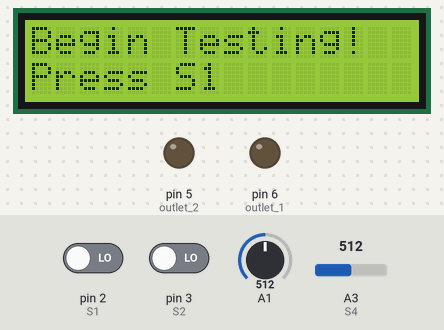
The sketch below on a simulated Arduino Uno, built with avr-gcc and run on an emulated ATmega328P. Shown: 16×2 character LCD, output pins drawn as LEDs (lit = HIGH). The inputs (shaded band) are chosen by the test bench; at power-on: pin 2 (S1) LOW, pin 3 (S2) LOW, A1 = 512, A3 (S4) = 512. What the sketch prints to the serial monitor is not drawn. At 6.1 s the program stops and its outputs stay as they are.

Above: at 1.2 s.
1.3 s: pin 2 (S1) driven HIGH
At 2.5 s:
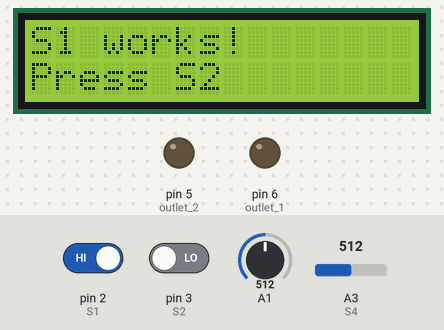
2.8 s: pin 3 (S2) driven HIGH
At 3.5 s:
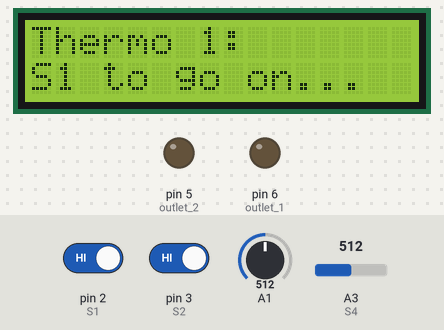
4.5 s: pin 2 (S1) driven LOW
At 5.4 s:
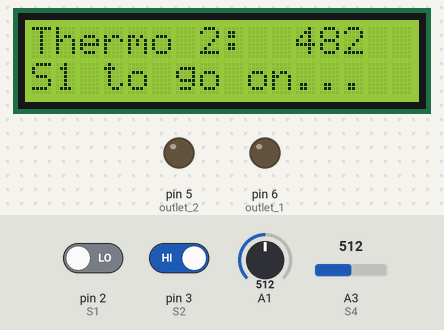
6.0 s: pin 2 (S1) driven HIGH
At 6.4 s:
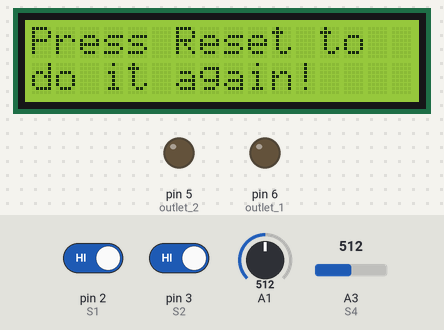
Timing chart, 0 to 7.6 s (numbered marks = the images above; inputs shaded):
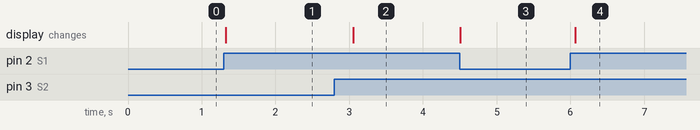

Measured:
- after the input at 1.3 s, the display: changes at once (image 1)
- after the input at 2.8 s, the display: changes after 0.25 s (image 2)
- after the input at 4.5 s, the display: changes at once (image 3)
- after the input at 6.0 s, the display: changes after 0.07 s (image 4)

The sketch:

TestingCode.ino
```cpp
/*
Quick sketch for testing the features of the Portlet

 by Mech Tech Labs

www.mechtechlab.com

*/

// include the library code for testing the LCD:
#include <LiquidCrystal.h>

// handy globals for the various pins
//Buttons
const int S1 = 2;
const int S2 = 3;
const int S3 = A2;
const int S4 = A3;

//ints to be a digital threshold for using analogs for buttons
const int S3_limit = 500;
const int S4_limit = 500;

// outlet controlling pins
const int outlet_1 = 6;
const int outlet_2 = 5;

// LED backlight
const int LED = 13;

// thermocouple inputs
const int A = A0;
const int B = A1;

// initialize the library with the numbers of the interface pins
LiquidCrystal lcd(11, 12, 7, 8, 9, 10);

void setup() {
  // set up the LCD's number of columns and rows:
  lcd.begin(16, 2);
  // intialize the serial port for extra communication
  Serial.begin(9600);
  // Print a message to the LCD.
  lcd.print("Begin Testing!");
  Serial.println("Begin Testing!");

  //set up the switches
  pinMode(S1, INPUT);
  pinMode(S2, INPUT);
  // remember S3 and S4 are put on analog inputs

  //outlet control
  pinMode(outlet_1, OUTPUT);
  pinMode(outlet_2, OUTPUT);

}

void test_buttons(){
    // set the cursor to column 0, line 1
  lcd.setCursor(0, 1);

  // print the first step
  lcd.print("Press S1");
  Serial.println("Press S1");
  // wait for S1 to be pressed
  while(digitalRead(S1) == LOW);
  // display success
  lcd.clear();
  lcd.setCursor(0, 0);
  lcd.print("S1 works!");
  Serial.println("S1 works!");

  //prepare for the next step
  lcd.setCursor(0, 1);
  lcd.print("Press S2");
  Serial.println("Press S2");
  // wait for S2 to be pressed
  while(digitalRead(S2) == LOW);
  // display success
  lcd.clear();
  lcd.setCursor(0, 0);
  lcd.print("S2 works!");
  Serial.println("S2 works!");

  //prepare for the next step
  lcd.setCursor(0, 1);
  lcd.print("Press S3");
  Serial.println("Press S3");
  //wait for S3 to be pressed
  while(analogRead(S3) < S3_limit);
  //display success
  lcd.clear();
  lcd.setCursor(0, 0);
  lcd.print("S3 works!");
  Serial.println("S3 works!");

  //prepare for the next step
  lcd.setCursor(0, 1);
  lcd.print("Press S4");
  Serial.println("Press S4");
  // wait for S2 to be pressed
  while(analogRead(S4) < S4_limit);
  // display success
  lcd.clear();
  lcd.setCursor(0, 0);
  lcd.print("S4 works!");
  Serial.println("S4 works!");

  // and advance to the next step
  lcd.setCursor(0, 1);
  lcd.print("S1 to move on...");
  Serial.println("S1 to move on...");
  while(digitalRead(S1) == LOW);
}

void test_outlets(){
  // prepare display
  lcd.clear();
  lcd.setCursor(0, 0);

  // start by toggling outlet_1
  lcd.print("To test outlet 1");
  Serial.println("To test outlet 1");
  lcd.setCursor(0, 1);
  lcd.print("press S4");
  Serial.println("press S4");
  //wait for S4 to be pressed
  while(analogRead(S4) < S4_limit);

  lcd.clear();
  lcd.setCursor(0, 0);
  lcd.print("S1 to hear click");
  Serial.println("S1 to hear click");
  lcd.setCursor(0, 1);
  lcd.print("S2 to go on...");
  Serial.println("S2 to go on...");
  // the relay will make an audible clicking sound everytime you hit S1
  // if you hear the clicking, press S2 to continue
  while(digitalRead(S2) == LOW){
    if (digitalRead(S1) == HIGH){
      digitalWrite(outlet_1, HIGH);
      delay(500);
      digitalWrite(outlet_1, LOW);
    }
  }

  // Then toggle outlet_2
  lcd.clear();
  lcd.setCursor(0, 0);
  lcd.print("To test outlet 2");
  Serial.println("To test outlet 2");
  lcd.setCursor(0, 1);
  lcd.print("press S4");
  Serial.println("press S4");
  //wait for S1 to be pressed
  while(analogRead(S4) < S4_limit);

  lcd.clear();
  lcd.setCursor(0, 0);
  lcd.print("S1 to hear click");
  Serial.println("S1 to hear click");
  lcd.setCursor(0, 1);
  lcd.print("S2 to go on...");
  Serial.println("S2 to go on...");
  // the relay will make an audible clicking sound everytime you hit S1
  // if you hear the clicking, press S2 to continue
  while(digitalRead(S2) == LOW){
    if (digitalRead(S1) == HIGH){
      digitalWrite(outlet_2, HIGH);
      delay(500);
      digitalWrite(outlet_2, LOW);
    }
  }
}

void test_backlight(){
  lcd.clear();
  lcd.setCursor(0, 0);
  lcd.print("Test backlight");
  Serial.println("Test backlight");
  lcd.setCursor(0, 1);
  lcd.print("S4 to go on...");
  Serial.println("S4 to go on...");
  // wait for S4
  while(analogRead(S4) < S4_limit);

  lcd.clear();
  lcd.setCursor(0, 0);
  lcd.print("S1 to flicker");
  Serial.println("S1 to flicker");
  lcd.setCursor(0, 1);
  lcd.print("S2 to go on...");
  Serial.println("S2 to go on...");

  //pressing S1 turns the backlight on
  //pressing S2 goes to the next step
  while(digitalRead(S2) == LOW){
    if(digitalRead(S1) == HIGH){
      digitalWrite(LED, HIGH);
    }
    else{
      digitalWrite(LED, LOW);
    }
  }
}

int convert_degrees(int channel){
  int sensorvalue = 0;
  int temperature = 0;

  //NOTE: IF YOU WANT TO FINE TUNE YOUR TEMPERATURE READOUTS
  //THIS IS THE PLACE TO TO DO IT!

  int offset = 0;

  //read the appropriate sensor
  sensorvalue = analogRead(channel);

  //the circuit changes 10mV/degree Celsius (hopefully)
  //Analog inputs measure 0 to 5V
  //0 to 5V is a range of 0 to 500 degrees Celsius

  //UNCOMMENT THIS LINE FOR CELSIUS
  //temperature = map(analog_value, 0, 1023, 0, 500) + offset;

  //0 to 500 degrees Celsius is 32 to 932 degrees Farenheit
  //UNCOMMENT THIS LINE FOR FARENHEIT
  temperature = map(sensorvalue, 0, 1023, 32, 932) + offset;

  return temperature;
}

void test_thermo(){
  lcd.clear();
  lcd.setCursor(0, 0);
  lcd.print("Testing Thermo!");
  Serial.println("Testing Thermo!");
  lcd.setCursor(0, 1);
  lcd.print("S4 to go on...");
  Serial.println("S4 to go on...");
  //wait for S4
  while(analogRead(S4) < S4_limit);

  lcd.clear();
  lcd.setCursor(0, 0);
  lcd.print("Thermo 1:  ");
  Serial.println("Thermo 1:");
  lcd.setCursor(0, 1);
  lcd.print("S1 to go on...");
  Serial.println("S1 to go on...");
  //display Thermo 1 values
  //S1 to continue
  while(digitalRead(S1) == LOW){
    //erasing the old number ...
    lcd.setCursor(11, 0);
    lcd.print("    ");
    //print the new number
    lcd.setCursor(11, 0);
    lcd.print(convert_degrees(A));
    Serial.println(convert_degrees(A));
    //this delay cuts down on flickering
    delay(100);
  }
  //make sure you've released S1 before continuing
  while(digitalRead(S1) == HIGH);

  lcd.clear();
  lcd.setCursor(0, 0);
  lcd.print("Thermo 2:  ");
  Serial.println("Thermo 2:");
  lcd.setCursor(0, 1);
  lcd.print("S1 to go on...");
  Serial.println("S1 to go on...");
  //display Thermo 1 values
  //S1 to continue
  while(digitalRead(S1) == LOW){
    //erasing the old number ...
    lcd.setCursor(11, 0);
    lcd.print("    ");
    //print the new number
    lcd.setCursor(11, 0);
    lcd.print(convert_degrees(B));
    Serial.println(convert_degrees(B));
    //this delay cuts down on flickering
    delay(100);
  }
}

void test_reset(){
  lcd.clear();
  lcd.setCursor(0,0);
  lcd.print("Press Reset to");
  Serial.println("Press Reset to");
  lcd.setCursor(0, 1);
  lcd.print("do it again!");
  Serial.println("do it again!");
  // infinite while loop
  while(1);
}

void loop() {
    test_buttons();
    test_outlets();
    test_backlight();
    test_thermo();
    test_reset();
}
```
